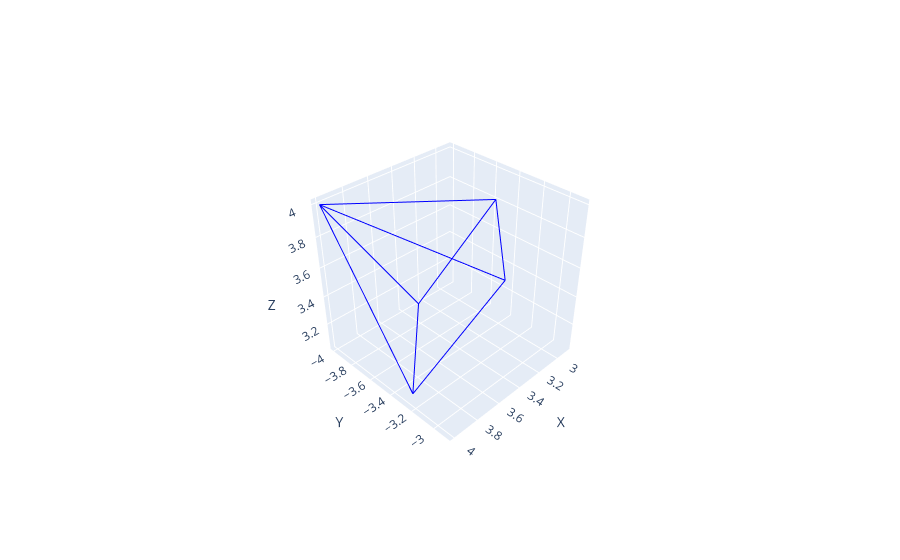

Write notebook code for a chart like this one.
### Markdown cell above
Ensure `torch` and `torchvision` are installed. If `pytorch3d` is not installed, install it using the following cell:

### Code cell
import plotly.graph_objects as go
import numpy as np

def create_camera_frustum(camera_position, look_at, up, fov, aspect_ratio, near):
    # Ensure all input vectors are PyTorch tensors
    camera_position = torch.tensor(camera_position, dtype=torch.float32)
    look_at = torch.tensor(look_at, dtype=torch.float32)
    up = torch.tensor(up, dtype=torch.float32)
    
    cam_dir = look_at - camera_position
    cam_dir = cam_dir / np.linalg.norm(cam_dir)
    
    right = np.cross(cam_dir, up)
    up = np.cross(right, cam_dir)
    
    # Calculate half the height and width of the near plane
    near_height = 2 * np.tan(np.deg2rad(fov) / 2) * near
    near_width = near_height * aspect_ratio
    
    # Compute the near plane center point
    near_center = camera_position + cam_dir * near
    
    # Compute the corners of the near plane
    near_top_left = near_center + up * (near_height / 2) - right * (near_width / 2)
    near_top_right = near_center + up * (near_height / 2) + right * (near_width / 2)
    near_bottom_left = near_center - up * (near_height / 2) - right * (near_width / 2)
    near_bottom_right = near_center - up * (near_height / 2) + right * (near_width / 2)
    
    frustum_vertices = [
        camera_position,
        near_top_left, near_top_right, near_bottom_left, near_bottom_right
    ]
    
    frustum_edges = [
        (0, 1), (0, 2), (0, 3), (0, 4),
        (1, 2), (2, 4), (4, 3), (3, 1)
    ]

    x, y, z = zip(*frustum_vertices)
    x_lines, y_lines, z_lines = [], [], []
    for p1, p2 in frustum_edges:
        x_lines.extend([x[p1], x[p2], None])
        y_lines.extend([y[p1], y[p2], None])
        z_lines.extend([z[p1], z[p2], None])

    frustum_scatter = go.Scatter3d(
        x=x_lines, y=y_lines, z=z_lines,
        mode='lines',
        line=dict(color='blue', width=2),
    )

    return frustum_scatter

# Define the camera parameters
camera_position = np.array([4, -4, 4], dtype=np.float64)
look_at = np.array([0, 0, 0], dtype=np.float64)
up = np.array([0, 0, 1], dtype=np.float64)
fov = 60
aspect_ratio = 1
near = 1

# Create the camera frustum without the far plane
camera_frustum = create_camera_frustum(camera_position, look_at, up, fov, aspect_ratio, near)

# Create the plot layout
layout = go.Layout(
    scene=dict(
        xaxis_title='X',
        yaxis_title='Y',
        zaxis_title='Z',
        aspectmode='cube',
    ),
    margin=dict(r=0, l=0, b=0, t=0)
)

# Create the plot
fig = go.Figure(data=[camera_frustum], layout=layout)

# Show the plot
fig.show()

### Figure 1 — Plotly figure (JSON) as saved in the notebook; plotly's stock layout.template omitted (floating-point values rounded to 4 significant figures)
{"data": [{"line": {"color": "blue", "width": 2}, "mode": "lines", "type": "scatter3d", "x": [4, 2.897, null, 4, 3.564, null, 4, 3.282, null, 4, 3.948, null, 2.897, 3.564, null, 3.564, 3.948, null, 3.948, 3.282, null, 3.282, 2.897, null], "y": [-4, -3.564, null, -4, -2.897, null, -4, -3.948, null, -4, -3.282, null, -3.564, -2.897, null, -2.897, -3.282, null, -3.282, -3.948, null, -3.948, -3.564, null], "z": [4, 3.808, null, 4, 3.808, null, 4, 3.038, null, 4, 3.038, null, 3.808, 3.808, null, 3.808, 3.038, null, 3.038, 3.038, null, 3.038, 3.808, null]}], "layout": {"autosize": true, "margin": {"b": 0, "l": 0, "r": 0, "t": 0}, "scene": {"aspectmode": "cube", "aspectratio": {"x": 1, "y": 1, "z": 1}, "camera": {"center": {"x": 0, "y": 0, "z": 0}, "eye": {"x": 2.147, "y": 2.147, "z": 2.147}, "projection": {"type": "perspective"}, "up": {"x": 0, "y": 0, "z": 1}}, "xaxis": {"title": {"text": "X"}, "type": "linear"}, "yaxis": {"title": {"text": "Y"}, "type": "linear"}, "zaxis": {"title": {"text": "Z"}, "type": "linear"}}}}
